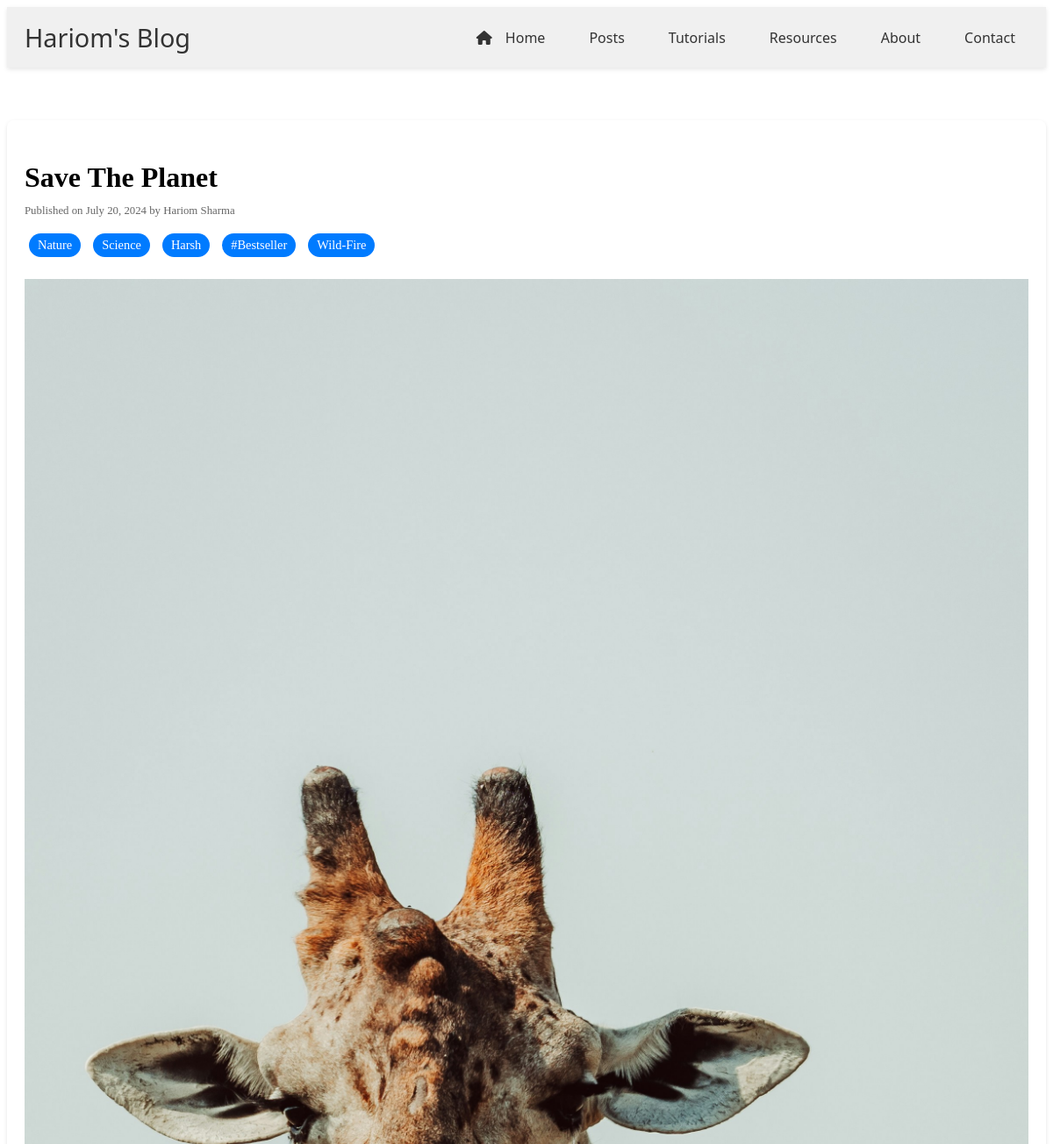
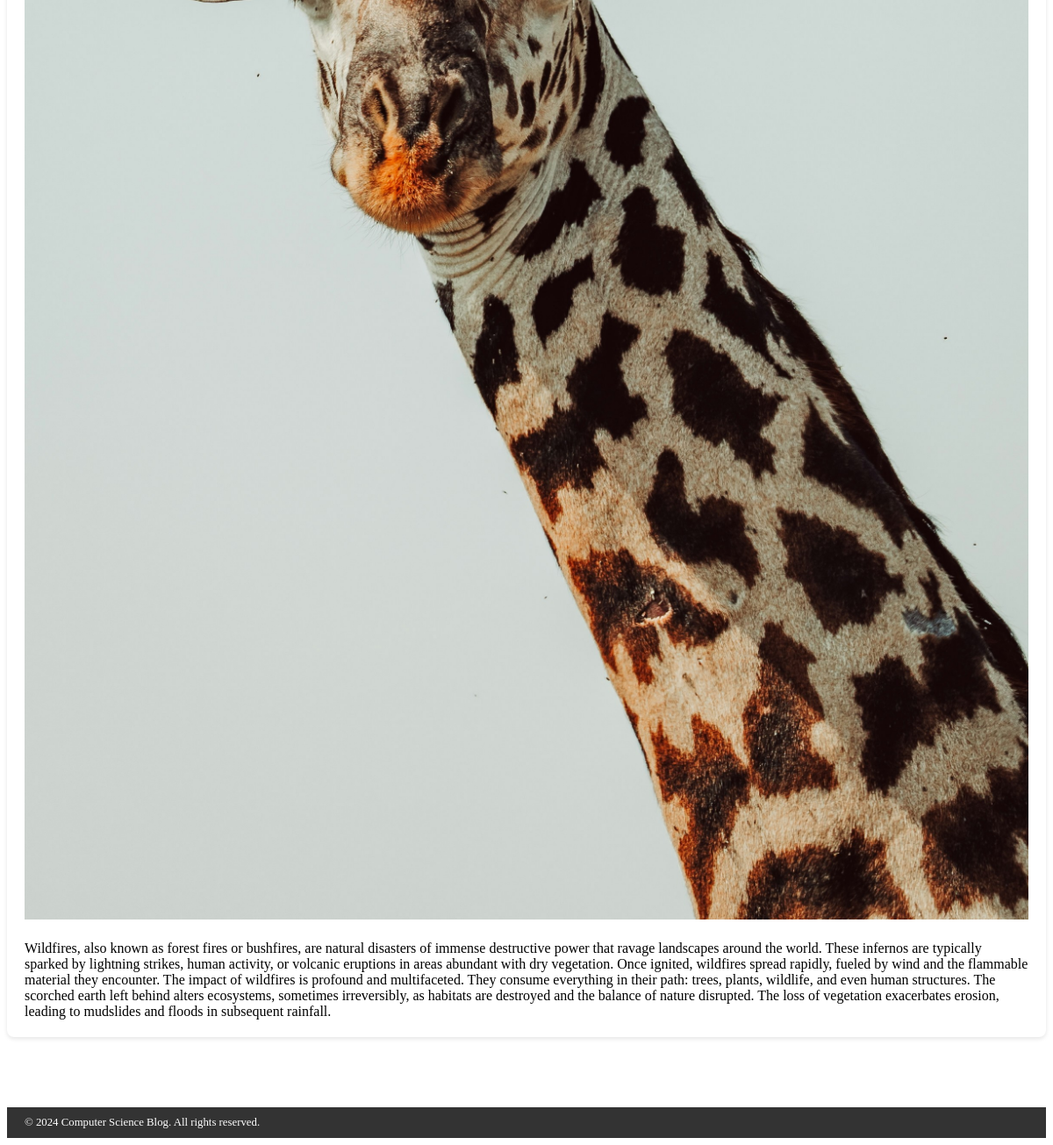
Page /blog/posts/save-the-planet on the committed database (2 pictures, top to bottom).
### blog/models.py (models this page shows, shortened)
class Post(models.Model):
    title = models.CharField(max_length=100)
    excerpt = models.CharField(max_length=500)
    image =  models.CharField(max_length=50)
    date = models.DateField()
    slug = models.SlugField(db_index=True)
    content = models.TextField()
    author = models.ForeignKey(Author, on_delete=models.SET_NULL, null=True, related_name="posts")
    tags = models.ManyToManyField(Tag, related_name="posts")

class Author(models.Model):
    first_name = models.CharField(max_length=50)
    last_name = models.CharField(max_length=50)
    email = models.EmailField()
    def __str__(self) -> str:
        return f"{self.first_name} {self.last_name}"

class Tag(models.Model):
    caption = models.CharField(max_length=30)
    def __str__(self) -> str:
        return f"{self.caption}"

### blog/views.py (the view)
# urls.py: path("posts/<slug:slug>", view=views.post_details, name="single-post"),
def post_details(request, slug):
        blog = Post.objects.get(slug=slug)
        if blog is not None:
            return render(request, "blog/single-blog.html", {"blog": blog})
        else:
            raise Http404()

### blog/templates/blog/single-blog.html (shortened to what this page needs)
{% extends "base.html" %}
{% load static %}
{% block stylesheets %}
    <link rel="stylesheet" href="{% static "blog/css/navbar.css" %}">
    <link rel="stylesheet" href="{% static "blog/css/single-blog.css" %}">
{% endblock stylesheets %}
{% block body %}
    {% include "blog/navbar.html" %}
    <main class="content">
        <article class="blog-post">
            <header class="blog-post-header">
                <div>
                    <h2 class="blog-post-title">{{blog.title | title}}</h2>
                    <p class="blog-post-meta">Published on {{ blog.date }} by {{ blog.author | title }}</p>
                </div>
                <div class="tags-container">
                    {% for tag in blog.tags.all %}
                        <span class="tag">{{tag}}</span>
                    {% endfor %}
                </div>
            </header>
            <div class="blog-post-content">
                <img src="{% static "blog/images/"|add:blog.image %}" alt="Blog Post Image">
                {{blog.content}}
            </div>
        </article>
    </main>
{% endblock body %}

### templates/base.html (shortened to what this page needs)
<!DOCTYPE html>
{% load static %}
<html lang="en">
<head>
    <link rel="stylesheet" href="{% static "styles.css" %}">
    <link rel="stylesheet" href="https://cdnjs.cloudflare.com/ajax/libs/font-awesome/6.5.2/css/all.min.css" />
    {% block stylesheets %}{% endblock stylesheets %}
</head>
<body>
    {% block body %}{% endblock body %}
    <footer class="site-footer">
        <div class="container">
            <p>&copy; 2024 Computer Science Blog. All rights reserved.</p>
        </div>
    </footer>
</body>
</html>

### blog/templates/blog/navbar.html (shortened to what this page needs)
{% load static %}
<nav class="navbar">
    <div class="container">
        <a href="{% url "starting-page" %}" class="logo">Hariom's Blog</a>
        <ul class="nav-links">
            <li><i class="fa-solid fa-house"></i><a href="{% url "starting-page" %}">Home</a></li>
            <li><a href="{% url "posts-page" %}">Posts</a></li>
            <li><a href="#">Tutorials</a></li>
            <li><a href="#">Resources</a></li>
            <li><a href="#">About</a></li>
            <li><a href="#">Contact</a></li>
        </ul>
    </div>
</nav>

### static/styles.css (style rules this page uses)
.site-footer { background-color: #333; color: #fff; text-align: center; padding: 10px 0; }
.site-footer p { margin: 0; font-size: 0.8rem; }

### blog/static/blog/css/navbar.css (style rules this page uses)
.navbar { background: #f0f0f0; color: #333; padding: 15px 0; font-family: 'Segoe UI', Tahoma, Geneva, Verdana, sans-serif; box-shadow: 0 2px 5px rgba(0, 0, 0, 0.1); }
.container { display: flex; justify-content: space-between; align-items: center; max-width: 1200px; margin: 0 auto; padding: 0 20px; }
.logo { font-size: 1.8rem; text-decoration: none; color: #333; }
.nav-links { list-style-type: none; display: flex; justify-content: flex-end; align-items: center; margin: 0; padding: 0; }
.nav-links li { margin-left: 20px; }
.nav-links li:first-child { margin-left: 0; }
.nav-links li a { text-decoration: none; color: #333; font-size: 1rem; padding: 10px 15px; border-radius: 4px; transition: background-color 0.3s ease, color 0.3s ease; }

### blog/static/blog/css/single-blog.css (style rules this page uses)
.content { padding: 20px 0; margin: 40px auto; max-width: 1200px; }
.blog-post { background-color: #fff; border-radius: 8px; box-shadow: 0 2px 5px rgba(0, 0, 0, 0.1); padding: 20px; margin-bottom: 20px; }
.blog-post-header { margin-bottom: 20px; }
.blog-post-title { font-size: 2rem; margin-bottom: 10px; }
.blog-post-meta { color: #666; font-size: 0.8rem; }
.blog-post-content img { max-width: 100%; height: auto; margin-bottom: 20px; }

### rows in the picture
Post: title "Save The Planet", date "July 20, 2024", author "Hariom Sharma", image (picture), content "Wildfires, also known as forest fires or bushfires, are natural disasters of immense destructive power that ravage landscapes around the world. These infernos are typically sparked by lightning strikes, human activity, or volcanic eruptions in areas abundant with dry vegetation. Once ignited, wildfires spread rapidly, fueled by wind and the flammable material they encounter. The impact of wildfires is profound and multifaceted. They consume everything in their path: trees, plants, wildlife, and even human structures. The scorched earth left behind alters ecosystems, sometimes irreversibly, as habitats are destroyed and the balance of nature disrupted. The loss of vegetation exacerbates…"
Tag: caption "Nature"
Tag: caption "Science"
Tag: caption "Harsh"
Tag: caption "#bestseller"
Tag: caption "Wild-Fire"
